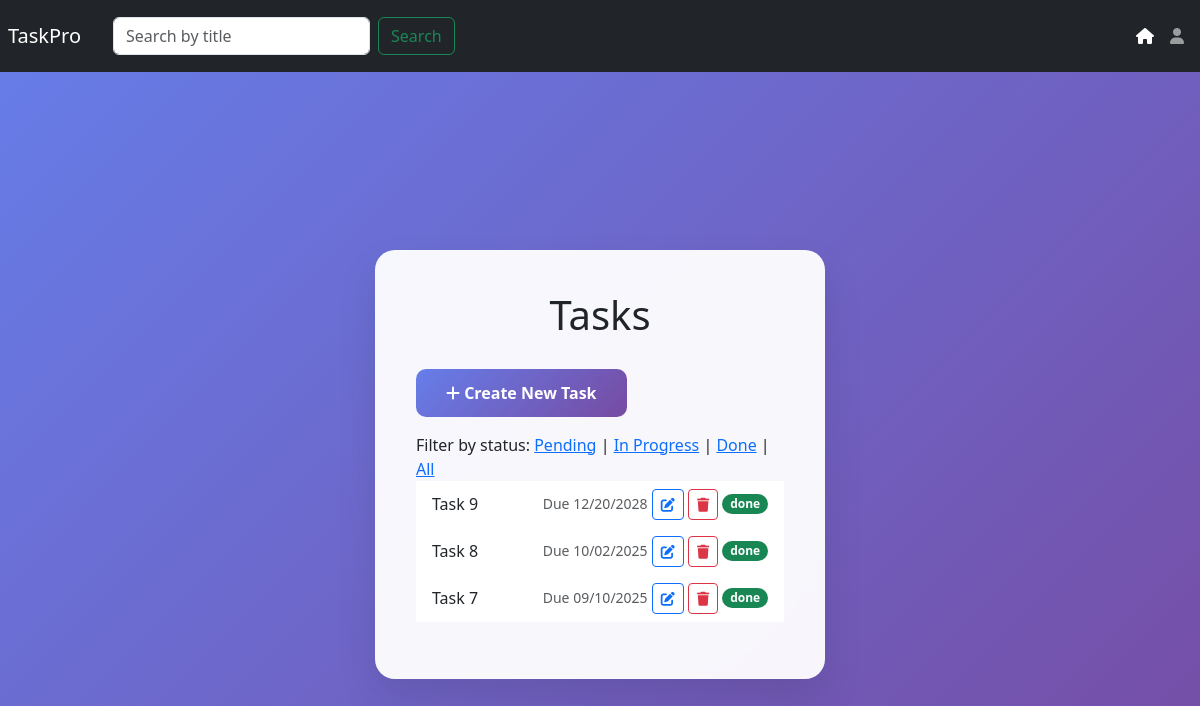
/tasks/?status=done (signed in), run on the app's committed database.
### task_main/models.py (models this page shows, shortened)
class Tasks(models.Model):
    title=models.CharField(max_length=50,)
    slug=models.SlugField(max_length=255,unique=True)
    description=models.CharField(max_length=255)
    expiry=models.DateField()
    priority=models.CharField(max_length=10,choices=priority_choices,default='Lowest')
    status=models.CharField(choices=status_choices,default='pending')
    user=models.ForeignKey(CustomUser,on_delete=models.CASCADE)

### task_main/views.py (the view)
# urls.py: path('',views.TaskListView.as_view(), name='tasklist'),
class TaskListView(mixins.ListModelMixin,GenericAPIView):
    permission_classes=[IsAuthenticated,]
    serializer_class=TaskListCreateSerializer
    renderer_classes=[TemplateHTMLRenderer]
    def get_queryset(self):
        queryset = Tasks.objects.filter(user=self.request.user).order_by('priority')
        status = self.request.query_params.get('status')
        sortby = self.request.query_params.get('sortby')
        if status:
            print(status)
            queryset = queryset.filter(status=status)
            if sortby:
                print(sortby)
                queryset.order_by(sortby)
        return queryset
    def get(self, request, *args, **kwargs):
        queryset = self.get_queryset()
        return Response({'tasks': queryset}, template_name='task_main/tasklist.html')

### templates/task_main/tasklist.html (shortened to what this page needs)
{% extends 'base.html' %}
{% block content %}
<div class="auth-card mb-3">
    <h1 class="auth-header">Tasks</h1>
    <div class="d-flex justify-content-between mb-3">
        <a href='{% url "taskcreate" %}' class="btn btn-primary"><i class="fas fa-plus"></i> Create New Task</a>
    </div>
    <div>
        Filter by status:
        <a href="{% url 'tasklist' %}?status=pending">Pending</a> |
        <a href="{% url 'tasklist' %}?status=in progress">In Progress</a> |
        <a href="{% url 'tasklist' %}?status=done">Done</a> |
        <a href="{% url 'tasklist' %}">All</a>
    </div>
{% if tasks %}
    <div class="d-flex-row justify-content-between flex-wrap">
        {% for task in tasks %}
        <div class="mb-3">
            <ul class="list-group list-group-flush">
                <li class="list-group-item d-flex align-items-center gap-2">
                    <div class="d-flex align-items-center flex-grow-1 gap-6 overflow-hidden">
                        <label for="id_title" class="form-check-label truncate flex-grow-1 mb-0">{{ task.title}}</label>
                        <div class="d-flex-center gap-2">
                            <span class="text-muted small flex-shrink-0">Due {{ task.expiry|date:"SHORT_DATE_FORMAT"}}</span>
                        <a href="{% url 'taskedit' slug=task.slug %}"
                            class="btn btn-sm btn-outline-primary flex-shrink-0"><i class="fas fa-edit"></i></a>
                        <a href="{% url 'taskdelete' slug=task.slug %}"
                            class="btn btn-sm btn-outline-danger flex-shrink-0"><i class="fas fa-trash"></i></a>
                        <span
                            class="badge rounded-pill bg-{% if task.status == 'done' %}success{% elif task.status == 'in progress' %}primary{% else %}danger{% endif %} flex-shrink-0">
                            {% if task.status == 'done' %}done{% elif task.status == 'in progress' %}inprogress{% else %}pending{% endif %}
                        </span>
                        </div>
                    </div>
                </li>
            </ul>
            {% endfor %}
        </div>
        {% else %}
        <h5>No tasks found</h5>
    </div>
    {% endif %}
    {% endblock %}

### templates/base.html (style rules this page uses)
body { background: linear-gradient(135deg, #667eea 0%, #764ba2 100%); min-height: 100vh; font-family: 'Segoe UI', Tahoma, Geneva, Verdana, sans-serif; }
.auth-card { background: rgba(255, 255, 255, 0.95); backdrop-filter: blur(10px); border-radius: 20px; box-shadow: 0 20px 40px rgba(0, 0, 0, 0.1); padding: 40px; width: 100%; max-width: 450px; border: 1px solid rgba(255, 255, 255, 0.2); margin: 0 auto; }
.auth-header { text-align: center; margin-bottom: 30px; }
.btn-primary { background: linear-gradient(135deg, #667eea 0%, #764ba2 100%); border: none; border-radius: 10px; padding: 12px 30px; font-weight: 600; font-size: 16px; transition: all 0.3s ease; }
.truncate { overflow: hidden; text-overflow: ellipsis; white-space: nowrap; min-width: 0; }

### data on the page
Tasks: title "Task 9", expiry "12/20/2028", status "done"
Tasks: title "Task 8", expiry "10/02/2025", status "done"
Tasks: title "Task 7", expiry "09/10/2025", status "done"
